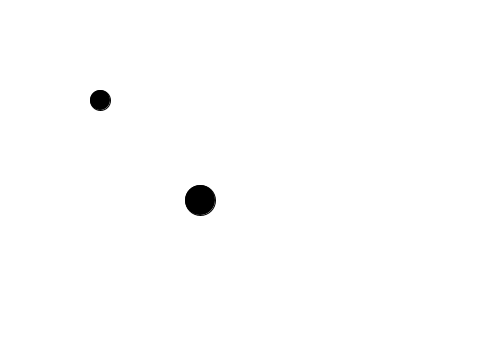
Frame 1 (no input)
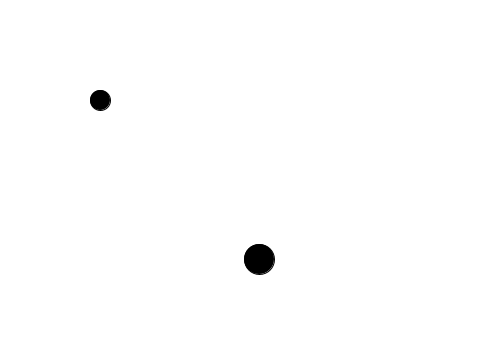
Frame 60 (the mouse pressed at the canvas centre just before this capture)
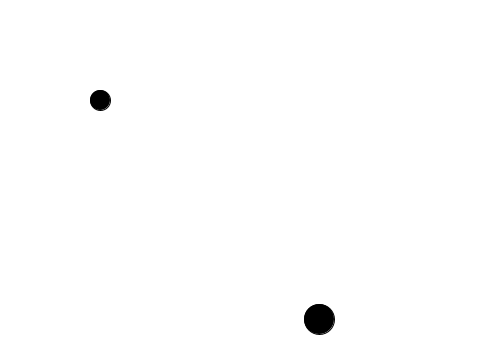
Frame 120 (the mouse held since frame 60 and released just before this capture)

The Processing sketch that drew these frames (run headless with seeded random() and noise(); from frame 60 on, the mouse is pressed at the canvas centre):

// Processing sketch: vector1_PVector
// ── vector1_PVector.pde
//declaring a instantitaion object from the Ball class
Ball ballA = new Ball();
Ball ballB = new Ball(100,100,20);

void setup(){
  size(480,360);
}

void draw(){
  background(255);
  ballA.display(); // the ballA is drawn with the default values;
  ballB.display(); // the ballB is drawn with declared user input values.
  ballA.update();
  ballA.edge();
}

// ── Ball.pde
class Ball{
  //PVector for location(x,y) and velocity(speedX,speedY);
  PVector location;
  PVector velocity;
  float diam; 
  
  //first version of defalt constructor
  //if no user input is inserted, thes are the default value assigned to the object
  Ball(){
    location = new PVector(200,200);
    velocity = new PVector(1,1);
    diam = 30;  
  }
  
  
  //second version of constructor where values are user inputs
  Ball(float a, float b, float c){
    location = new PVector(a,b);
    diam = c;
  }
  
  void display(){
    fill(0);
    //circle function expects two floats for x and y position
    //PVector is not the same datatype, in this case you break them down.
    circle(location.x,location.y,diam);
  }
  
  void update(){
    location.add(velocity);//this changes location's value
    //the output is a function not another PVector
  }
  
  void edge(){
    if(location.x > (width-diam/2) || location.y < diam/2){
      velocity.x *= -1;
    }
    
    if(location.y > (height-diam/2) || location.y < diam/2){
      velocity.y *= -1;
    }
  }

}
